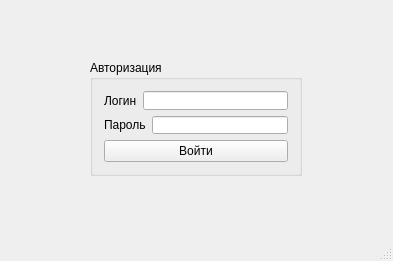
<?xml version="1.0" encoding="UTF-8"?>
<ui version="4.0">
 <class>MainWindow</class>
 <widget class="QMainWindow" name="MainWindow">
  <property name="geometry">
   <rect>
    <x>0</x>
    <y>0</y>
    <width>393</width>
    <height>261</height>
   </rect>
  </property>
  <property name="windowTitle">
   <string>Авторизация</string>
  </property>
  <widget class="QWidget" name="centralWidget">
   <widget class="QGroupBox" name="groupBox">
    <property name="geometry">
     <rect>
      <x>90</x>
      <y>60</y>
      <width>212</width>
      <height>116</height>
     </rect>
    </property>
    <property name="title">
     <string>Авторизация</string>
    </property>
    <layout class="QVBoxLayout" name="verticalLayout_3">
     <item>
      <layout class="QVBoxLayout" name="verticalLayout_2">
       <item>
        <layout class="QVBoxLayout" name="verticalLayout">
         <item>
          <layout class="QHBoxLayout" name="horizontalLayout">
           <item>
            <widget class="QLabel" name="label">
             <property name="text">
              <string>Логин</string>
             </property>
            </widget>
           </item>
           <item>
            <widget class="QLineEdit" name="login"/>
           </item>
          </layout>
         </item>
         <item>
          <layout class="QHBoxLayout" name="horizontalLayout_2">
           <item>
            <widget class="QLabel" name="label_2">
             <property name="text">
              <string>Пароль</string>
             </property>
            </widget>
           </item>
           <item>
            <widget class="QLineEdit" name="password">
             <property name="echoMode">
              <enum>QLineEdit::Password</enum>
             </property>
            </widget>
           </item>
          </layout>
         </item>
        </layout>
       </item>
       <item>
        <widget class="QPushButton" name="pushButton">
         <property name="text">
          <string>Войти</string>
         </property>
         <property name="autoDefault">
          <bool>false</bool>
         </property>
        </widget>
       </item>
      </layout>
     </item>
    </layout>
   </widget>
  </widget>
  <widget class="QMenuBar" name="menuBar">
   <property name="geometry">
    <rect>
     <x>0</x>
     <y>0</y>
     <width>393</width>
     <height>20</height>
    </rect>
   </property>
  </widget>
  <widget class="QStatusBar" name="statusBar"/>
 </widget>
 <layoutdefault spacing="6" margin="11"/>
 <resources/>
 <connections/>
</ui>
